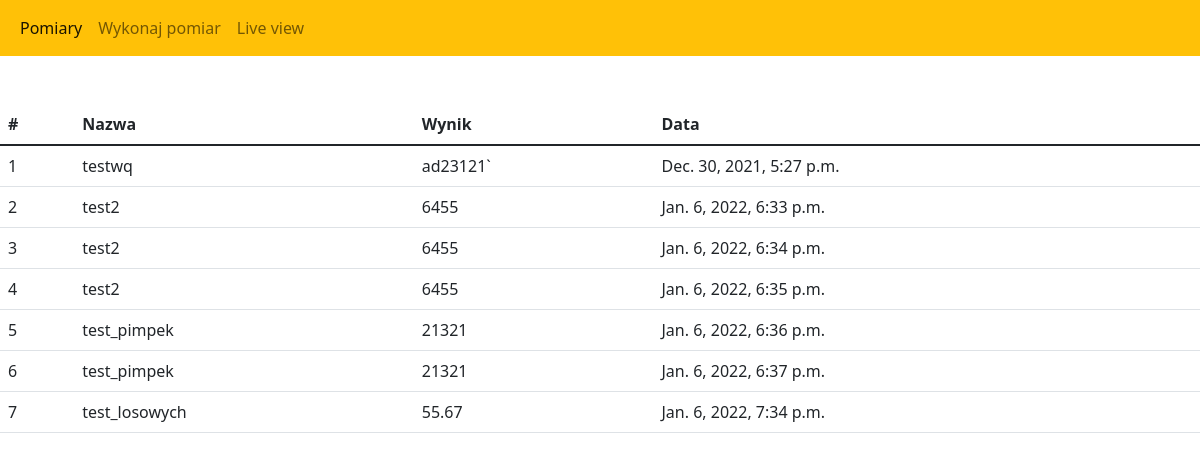
The page / on the database its author committed.
### poziomica_app/models.py (models this page shows, shortened)
class Pomiary(models.Model):
    nazwa = models.CharField(max_length=100)
    wynik = models.CharField(max_length=100)
    data = models.DateTimeField(auto_now_add=True)

### poziomica_app/views.py (the view)
# urls.py: 2. Add a URL to urlpatterns:  path('', views.home, name='home')
def home(request): #pomiary
    pomiary = Pomiary.objects.all()
    print(random_degrees())
    return render(request, 'poziomica_app/index.html', {'pomiary': pomiary})

### poziomica_app/functions.py (called while the page is built)
def random_degrees (from_ = 68.00, to_ = 74.50):
    return round(random.uniform(from_, to_), 2)

### poziomica_app/templates/poziomica_app/index.html
{% extends 'poziomica_app/base.html' %}
{% block content %}
{% load static %}
<div class="d-flex justify-content-center mt-5 ">
    <table class="table">
        <thead>
          <tr>
            <th scope="col">#</th>
            <th scope="col">Nazwa</th>
            <th scope="col">Wynik</th>
            <th scope="col">Data</th>
          </tr>
        </thead>
        <tbody>
        {% for pomiar in pomiary %}
          <tr>
            <td>{{pomiar.id}}</td>
            <td>{{pomiar.nazwa}}</td>
            <td>{{pomiar.wynik}}</td>
            <td>{{pomiar.data}}</td>
          </tr>
        {% endfor %}
        </tbody>
      </table>
</div>
{% endblock %}

### poziomica_app/templates/poziomica_app/base.html (shortened to what this page needs)
<!doctype html>
{% load static %}
<html lang="en">
<head>
<link href="https://cdn.jsdelivr.net/npm/bootstrap@5.1.3/dist/css/bootstrap.min.css" rel="stylesheet">
</head>
<body>
  <nav class="navbar navbar-expand-lg navbar-light bg-warning text-white">
    <div class="container-fluid">
      <div class="collapse navbar-collapse" id="navbarNavAltMarkup">
        <div class="navbar-nav">
          <a class="nav-link active" aria-current="page" href="{% url 'home' %}">Pomiary</a>
          <a class="nav-link" href="{% url 'robPomiar' %}">Wykonaj pomiar</a>
          <a class="nav-link" href="{% url 'liveview' %}">Live view</a>
        </div>
      </div>
    </div>
  </nav>
{% block content %}
{% endblock %}
</body>
</html>

### rows shown on the page
Pomiary: id "1", nazwa "testwq", wynik "ad23121`", data "Dec. 30, 2021, 5:27 p.m."
Pomiary: id "2", nazwa "test2", wynik "6455", data "Jan. 6, 2022, 6:33 p.m."
Pomiary: id "3", nazwa "test2", wynik "6455", data "Jan. 6, 2022, 6:34 p.m."
Pomiary: id "4", nazwa "test2", wynik "6455", data "Jan. 6, 2022, 6:35 p.m."
Pomiary: id "5", nazwa "test_pimpek", wynik "21321", data "Jan. 6, 2022, 6:36 p.m."
Pomiary: id "6", nazwa "test_pimpek", wynik "21321", data "Jan. 6, 2022, 6:37 p.m."
Pomiary: id "7", nazwa "test_losowych", wynik "55.67", data "Jan. 6, 2022, 7:34 p.m."
